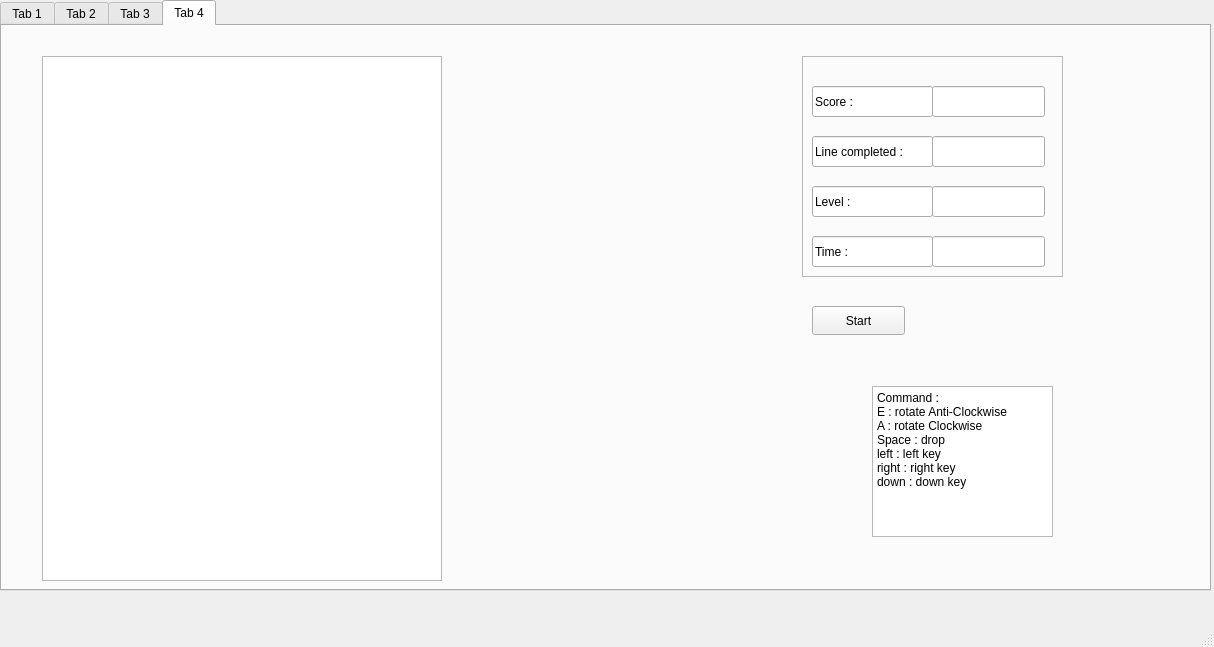
<?xml version="1.0" encoding="UTF-8"?>
<ui version="4.0">
 <class>MainWindow</class>
 <widget class="QMainWindow" name="MainWindow">
  <property name="geometry">
   <rect>
    <x>0</x>
    <y>0</y>
    <width>1214</width>
    <height>647</height>
   </rect>
  </property>
  <property name="windowTitle">
   <string>MainWindow</string>
  </property>
  <widget class="QWidget" name="centralwidget">
   <widget class="QTabWidget" name="tabWidget">
    <property name="geometry">
     <rect>
      <x>0</x>
      <y>0</y>
      <width>1211</width>
      <height>591</height>
     </rect>
    </property>
    <property name="currentIndex">
     <number>3</number>
    </property>
    <property name="movable">
     <bool>false</bool>
    </property>
    <property name="tabBarAutoHide">
     <bool>true</bool>
    </property>
    <widget class="QWidget" name="tab">
     <property name="enabled">
      <bool>true</bool>
     </property>
     <attribute name="title">
      <string>Tab 1</string>
     </attribute>
     <widget class="QTextEdit" name="textEdit_4">
      <property name="geometry">
       <rect>
        <x>30</x>
        <y>20</y>
        <width>311</width>
        <height>31</height>
       </rect>
      </property>
      <property name="readOnly">
       <bool>true</bool>
      </property>
      <property name="html">
       <string>&lt;!DOCTYPE HTML PUBLIC &quot;-//W3C//DTD HTML 4.0//EN&quot; &quot;http://www.w3.org/TR/REC-html40/strict.dtd&quot;&gt;
&lt;html&gt;&lt;head&gt;&lt;meta name=&quot;qrichtext&quot; content=&quot;1&quot; /&gt;&lt;meta charset=&quot;utf-8&quot; /&gt;&lt;style type=&quot;text/css&quot;&gt;
p, li { white-space: pre-wrap; }
hr { height: 1px; border-width: 0; }
li.unchecked::marker { content: &quot;\2610&quot;; }
li.checked::marker { content: &quot;\2612&quot;; }
&lt;/style&gt;&lt;/head&gt;&lt;body style=&quot; font-family:'Segoe UI'; font-size:9pt; font-weight:400; font-style:normal;&quot;&gt;
&lt;p style=&quot; margin-top:0px; margin-bottom:0px; margin-left:0px; margin-right:0px; -qt-block-indent:0; text-indent:0px;&quot;&gt;Would you like to play with the regular size ? &lt;/p&gt;&lt;/body&gt;&lt;/html&gt;</string>
      </property>
     </widget>
     <widget class="QCheckBox" name="checkBoxPersoSizeYes">
      <property name="geometry">
       <rect>
        <x>30</x>
        <y>70</y>
        <width>48</width>
        <height>24</height>
       </rect>
      </property>
      <property name="text">
       <string>Yes</string>
      </property>
      <property name="autoExclusive">
       <bool>true</bool>
      </property>
     </widget>
     <widget class="QCheckBox" name="checkBoxPersoSizeNo">
      <property name="geometry">
       <rect>
        <x>30</x>
        <y>110</y>
        <width>51</width>
        <height>31</height>
       </rect>
      </property>
      <property name="text">
       <string>No</string>
      </property>
      <property name="autoExclusive">
       <bool>true</bool>
      </property>
     </widget>
     <widget class="QPushButton" name="SubmitPersoSize">
      <property name="geometry">
       <rect>
        <x>250</x>
        <y>110</y>
        <width>93</width>
        <height>29</height>
       </rect>
      </property>
      <property name="text">
       <string>Submit</string>
      </property>
     </widget>
    </widget>
    <widget class="QWidget" name="tab_2">
     <attribute name="title">
      <string>Tab 2</string>
     </attribute>
     <widget class="QLineEdit" name="HeightBoard">
      <property name="geometry">
       <rect>
        <x>130</x>
        <y>30</y>
        <width>113</width>
        <height>26</height>
       </rect>
      </property>
      <property name="mouseTracking">
       <bool>false</bool>
      </property>
      <property name="frame">
       <bool>false</bool>
      </property>
     </widget>
     <widget class="QLineEdit" name="lineEdit_2">
      <property name="geometry">
       <rect>
        <x>10</x>
        <y>30</y>
        <width>113</width>
        <height>26</height>
       </rect>
      </property>
      <property name="text">
       <string>Chose height :</string>
      </property>
      <property name="readOnly">
       <bool>true</bool>
      </property>
     </widget>
     <widget class="QLineEdit" name="lineEdit_3">
      <property name="geometry">
       <rect>
        <x>10</x>
        <y>90</y>
        <width>113</width>
        <height>26</height>
       </rect>
      </property>
      <property name="text">
       <string>Chose width :</string>
      </property>
      <property name="readOnly">
       <bool>true</bool>
      </property>
     </widget>
     <widget class="QLineEdit" name="WidthBoard">
      <property name="geometry">
       <rect>
        <x>130</x>
        <y>90</y>
        <width>113</width>
        <height>26</height>
       </rect>
      </property>
      <property name="mouseTracking">
       <bool>false</bool>
      </property>
      <property name="frame">
       <bool>false</bool>
      </property>
     </widget>
     <widget class="QTextEdit" name="textEdit_3">
      <property name="geometry">
       <rect>
        <x>10</x>
        <y>150</y>
        <width>201</width>
        <height>91</height>
       </rect>
      </property>
      <property name="readOnly">
       <bool>true</bool>
      </property>
      <property name="html">
       <string>&lt;!DOCTYPE HTML PUBLIC &quot;-//W3C//DTD HTML 4.0//EN&quot; &quot;http://www.w3.org/TR/REC-html40/strict.dtd&quot;&gt;
&lt;html&gt;&lt;head&gt;&lt;meta name=&quot;qrichtext&quot; content=&quot;1&quot; /&gt;&lt;meta charset=&quot;utf-8&quot; /&gt;&lt;style type=&quot;text/css&quot;&gt;
p, li { white-space: pre-wrap; }
hr { height: 1px; border-width: 0; }
li.unchecked::marker { content: &quot;\2610&quot;; }
li.checked::marker { content: &quot;\2612&quot;; }
&lt;/style&gt;&lt;/head&gt;&lt;body style=&quot; font-family:'Segoe UI'; font-size:9pt; font-weight:400; font-style:normal;&quot;&gt;
&lt;p style=&quot; margin-top:0px; margin-bottom:0px; margin-left:0px; margin-right:0px; -qt-block-indent:0; text-indent:0px;&quot;&gt;(The minimum size is 10x10 and maximum size is 25x30)&lt;/p&gt;&lt;/body&gt;&lt;/html&gt;</string>
      </property>
     </widget>
     <widget class="QPushButton" name="SubmitSize">
      <property name="geometry">
       <rect>
        <x>270</x>
        <y>90</y>
        <width>93</width>
        <height>29</height>
       </rect>
      </property>
      <property name="text">
       <string>Submit</string>
      </property>
     </widget>
    </widget>
    <widget class="QWidget" name="tab_3">
     <property name="toolTip">
      <string>&lt;html&gt;&lt;head/&gt;&lt;body&gt;&lt;p&gt;&lt;br/&gt;&lt;/p&gt;&lt;/body&gt;&lt;/html&gt;</string>
     </property>
     <property name="styleSheet">
      <string notr="true"/>
     </property>
     <attribute name="title">
      <string>Tab 3</string>
     </attribute>
     <widget class="QTextEdit" name="textEdit_5">
      <property name="geometry">
       <rect>
        <x>30</x>
        <y>20</y>
        <width>311</width>
        <height>31</height>
       </rect>
      </property>
      <property name="readOnly">
       <bool>true</bool>
      </property>
      <property name="html">
       <string>&lt;!DOCTYPE HTML PUBLIC &quot;-//W3C//DTD HTML 4.0//EN&quot; &quot;http://www.w3.org/TR/REC-html40/strict.dtd&quot;&gt;
&lt;html&gt;&lt;head&gt;&lt;meta name=&quot;qrichtext&quot; content=&quot;1&quot; /&gt;&lt;meta charset=&quot;utf-8&quot; /&gt;&lt;style type=&quot;text/css&quot;&gt;
p, li { white-space: pre-wrap; }
hr { height: 1px; border-width: 0; }
li.unchecked::marker { content: &quot;\2610&quot;; }
li.checked::marker { content: &quot;\2612&quot;; }
&lt;/style&gt;&lt;/head&gt;&lt;body style=&quot; font-family:'Segoe UI'; font-size:9pt; font-weight:400; font-style:normal;&quot;&gt;
&lt;p style=&quot; margin-top:0px; margin-bottom:0px; margin-left:0px; margin-right:0px; -qt-block-indent:0; text-indent:0px;&quot;&gt;Would you like to pre-fill your board ?&lt;/p&gt;&lt;/body&gt;&lt;/html&gt;</string>
      </property>
     </widget>
     <widget class="QPushButton" name="SubmitPrefill">
      <property name="geometry">
       <rect>
        <x>250</x>
        <y>110</y>
        <width>93</width>
        <height>29</height>
       </rect>
      </property>
      <property name="text">
       <string>Submit</string>
      </property>
     </widget>
     <widget class="QCheckBox" name="CheckBoxPrefillNo">
      <property name="geometry">
       <rect>
        <x>30</x>
        <y>110</y>
        <width>51</width>
        <height>31</height>
       </rect>
      </property>
      <property name="text">
       <string>No</string>
      </property>
      <property name="autoExclusive">
       <bool>true</bool>
      </property>
     </widget>
     <widget class="QCheckBox" name="checkBoxPrefillYes">
      <property name="geometry">
       <rect>
        <x>30</x>
        <y>70</y>
        <width>48</width>
        <height>24</height>
       </rect>
      </property>
      <property name="text">
       <string>Yes</string>
      </property>
      <property name="autoExclusive">
       <bool>true</bool>
      </property>
     </widget>
    </widget>
    <widget class="QWidget" name="tab_4">
     <attribute name="title">
      <string>Tab 4</string>
     </attribute>
     <widget class="QGraphicsView" name="TetrisBoard">
      <property name="geometry">
       <rect>
        <x>40</x>
        <y>30</y>
        <width>400</width>
        <height>525</height>
       </rect>
      </property>
     </widget>
     <widget class="QFrame" name="frame">
      <property name="geometry">
       <rect>
        <x>800</x>
        <y>30</y>
        <width>261</width>
        <height>221</height>
       </rect>
      </property>
      <property name="frameShape">
       <enum>QFrame::StyledPanel</enum>
      </property>
      <property name="frameShadow">
       <enum>QFrame::Raised</enum>
      </property>
      <widget class="QLineEdit" name="Time">
       <property name="geometry">
        <rect>
         <x>130</x>
         <y>180</y>
         <width>113</width>
         <height>31</height>
        </rect>
       </property>
       <property name="readOnly">
        <bool>true</bool>
       </property>
      </widget>
      <widget class="QLineEdit" name="lineEdit_8">
       <property name="geometry">
        <rect>
         <x>10</x>
         <y>130</y>
         <width>121</width>
         <height>31</height>
        </rect>
       </property>
       <property name="text">
        <string>Level : </string>
       </property>
       <property name="readOnly">
        <bool>true</bool>
       </property>
      </widget>
      <widget class="QLineEdit" name="Level">
       <property name="geometry">
        <rect>
         <x>130</x>
         <y>130</y>
         <width>113</width>
         <height>31</height>
        </rect>
       </property>
       <property name="readOnly">
        <bool>true</bool>
       </property>
      </widget>
      <widget class="QLineEdit" name="lineEdit_9">
       <property name="geometry">
        <rect>
         <x>10</x>
         <y>80</y>
         <width>121</width>
         <height>31</height>
        </rect>
       </property>
       <property name="text">
        <string>Line completed :</string>
       </property>
       <property name="readOnly">
        <bool>true</bool>
       </property>
      </widget>
      <widget class="QLineEdit" name="LineCompleted">
       <property name="geometry">
        <rect>
         <x>130</x>
         <y>80</y>
         <width>113</width>
         <height>31</height>
        </rect>
       </property>
       <property name="readOnly">
        <bool>true</bool>
       </property>
      </widget>
      <widget class="QLineEdit" name="Score">
       <property name="geometry">
        <rect>
         <x>130</x>
         <y>30</y>
         <width>113</width>
         <height>31</height>
        </rect>
       </property>
       <property name="readOnly">
        <bool>true</bool>
       </property>
      </widget>
      <widget class="QLineEdit" name="lineEdit_11">
       <property name="geometry">
        <rect>
         <x>10</x>
         <y>180</y>
         <width>121</width>
         <height>31</height>
        </rect>
       </property>
       <property name="text">
        <string>Time :</string>
       </property>
       <property name="readOnly">
        <bool>true</bool>
       </property>
      </widget>
      <widget class="QLineEdit" name="lineEdit_10">
       <property name="geometry">
        <rect>
         <x>10</x>
         <y>30</y>
         <width>121</width>
         <height>31</height>
        </rect>
       </property>
       <property name="text">
        <string>Score :</string>
       </property>
       <property name="readOnly">
        <bool>true</bool>
       </property>
      </widget>
     </widget>
     <widget class="QTextEdit" name="textEdit">
      <property name="geometry">
       <rect>
        <x>870</x>
        <y>360</y>
        <width>181</width>
        <height>151</height>
       </rect>
      </property>
      <property name="readOnly">
       <bool>true</bool>
      </property>
      <property name="html">
       <string>&lt;!DOCTYPE HTML PUBLIC &quot;-//W3C//DTD HTML 4.0//EN&quot; &quot;http://www.w3.org/TR/REC-html40/strict.dtd&quot;&gt;
&lt;html&gt;&lt;head&gt;&lt;meta name=&quot;qrichtext&quot; content=&quot;1&quot; /&gt;&lt;meta charset=&quot;utf-8&quot; /&gt;&lt;style type=&quot;text/css&quot;&gt;
p, li { white-space: pre-wrap; }
hr { height: 1px; border-width: 0; }
li.unchecked::marker { content: &quot;\2610&quot;; }
li.checked::marker { content: &quot;\2612&quot;; }
&lt;/style&gt;&lt;/head&gt;&lt;body style=&quot; font-family:'Segoe UI'; font-size:9pt; font-weight:400; font-style:normal;&quot;&gt;
&lt;p style=&quot; margin-top:0px; margin-bottom:0px; margin-left:0px; margin-right:0px; -qt-block-indent:0; text-indent:0px;&quot;&gt;Command : &lt;/p&gt;
&lt;p style=&quot; margin-top:0px; margin-bottom:0px; margin-left:0px; margin-right:0px; -qt-block-indent:0; text-indent:0px;&quot;&gt;E : rotate Anti-Clockwise&lt;/p&gt;
&lt;p style=&quot; margin-top:0px; margin-bottom:0px; margin-left:0px; margin-right:0px; -qt-block-indent:0; text-indent:0px;&quot;&gt;A : rotate Clockwise&lt;/p&gt;
&lt;p style=&quot; margin-top:0px; margin-bottom:0px; margin-left:0px; margin-right:0px; -qt-block-indent:0; text-indent:0px;&quot;&gt;Space : drop &lt;/p&gt;
&lt;p style=&quot; margin-top:0px; margin-bottom:0px; margin-left:0px; margin-right:0px; -qt-block-indent:0; text-indent:0px;&quot;&gt;left : left key&lt;/p&gt;
&lt;p style=&quot; margin-top:0px; margin-bottom:0px; margin-left:0px; margin-right:0px; -qt-block-indent:0; text-indent:0px;&quot;&gt;right : right key &lt;/p&gt;
&lt;p style=&quot; margin-top:0px; margin-bottom:0px; margin-left:0px; margin-right:0px; -qt-block-indent:0; text-indent:0px;&quot;&gt;down : down key&lt;/p&gt;&lt;/body&gt;&lt;/html&gt;</string>
      </property>
     </widget>
     <widget class="QPushButton" name="ButtonStart">
      <property name="geometry">
       <rect>
        <x>810</x>
        <y>280</y>
        <width>93</width>
        <height>29</height>
       </rect>
      </property>
      <property name="text">
       <string>Start</string>
      </property>
     </widget>
    </widget>
   </widget>
  </widget>
  <widget class="QMenuBar" name="menubar">
   <property name="geometry">
    <rect>
     <x>0</x>
     <y>0</y>
     <width>1214</width>
     <height>21</height>
    </rect>
   </property>
  </widget>
  <widget class="QStatusBar" name="statusbar"/>
 </widget>
 <resources/>
 <connections/>
</ui>
